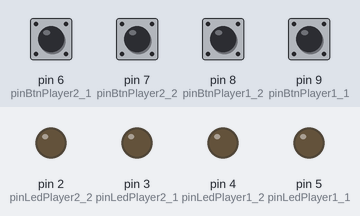
Bench run of a sketch on a simulated Arduino Leonardo, built with avr-gcc and run on an emulated ATmega32U4. On the bench: output pins drawn as LEDs (lit = HIGH). The inputs (shaded band) are chosen by the test bench; at power-on: pin 6 (pinBtnPlayer2_1), pin 7 (pinBtnPlayer2_2), pin 8 (pinBtnPlayer1_2), pin 9 (pinBtnPlayer1_1) HIGH. Random numbers use the default seed unless the sketch sets one; USB keyboard and mouse output is not drawn.

Above: at 1.2 s.
1.3 s: pin 7 (pinBtnPlayer2_2) pulled LOW for 0.15 s
At 4.7 s:
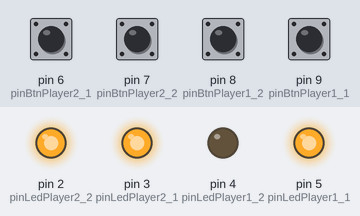
At 6.5 s:
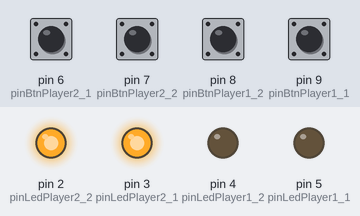
Timing chart, 0 to 25.0 s (numbered marks = the images above; inputs shaded):
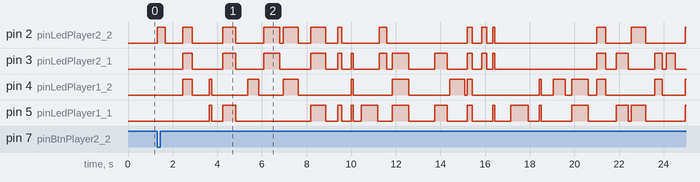

The sketch:

sketch_aug22a_e2ekodeovedddddddddddddd.ino
```cpp
#include <Keyboard.h>

#define DEBOUNCE 500

#define pinLedPlayer1_1 5//לד צהוב
#define pinLedPlayer1_2 4//לד ירוק
#define pinLedPlayer2_1 3//לד כחול
#define pinLedPlayer2_2 2//לד אדום
#define pinBtnPlayer1_1 9//כפתור צהוב
#define pinBtnPlayer1_2 8//כפתור ירוק
#define pinBtnPlayer2_1 6 //כפתור אדום
#define pinBtnPlayer2_2 7 //כפתור כחול

unsigned long LastOnTime;
bool gameStarted = false;
int OnPrd = 1000;
bool isLedOn;

int lastBtnValPlayer1_1;
int lastBtnValPlayer1_2;
int lastBtnValPlayer2_1;
int lastBtnValPlayer2_2;
unsigned long lastBtnPressTimePlayer1_1;
unsigned long lastBtnPressTimePlayer1_2;
unsigned long lastBtnPressTimePlayer2_1;
unsigned long lastBtnPressTimePlayer2_2;


unsigned long startTime = 0;  // משתנה לאחזור הזמן הנוכחי
unsigned long elapsedTime = 0;  // משתנה לאחזור זמן שחלף

int scorePlayer1 = -1;
int scorePlayer2 = 0;

void setup() {
  pinMode(pinLedPlayer1_1, OUTPUT);
  pinMode(pinLedPlayer1_2, OUTPUT);
  pinMode(pinLedPlayer2_1, OUTPUT);
  pinMode(pinLedPlayer2_2, OUTPUT);
  pinMode(pinBtnPlayer1_1, INPUT_PULLUP);
  pinMode(pinBtnPlayer1_2, INPUT_PULLUP);
  pinMode(pinBtnPlayer2_1, INPUT_PULLUP);
  pinMode(pinBtnPlayer2_2, INPUT_PULLUP);

  Serial.begin(9600);
  Keyboard.begin();
  randomSeed(analogRead(A1));
  // LedOff();  // Turn off all LEDs initially
  LastOnTime = millis();

  LedOn();
  //LastOnTime = millis();
  lastBtnValPlayer1_1 = digitalRead(pinBtnPlayer1_1);
  lastBtnPressTimePlayer1_1 = millis();
  lastBtnValPlayer1_2 = digitalRead(pinBtnPlayer1_2);
  lastBtnPressTimePlayer1_2 = millis();
  lastBtnValPlayer2_1 = digitalRead(pinBtnPlayer2_1);
  lastBtnPressTimePlayer2_1 = millis();
  lastBtnValPlayer2_2 = digitalRead(pinBtnPlayer2_2);
  lastBtnPressTimePlayer2_2 = millis();

  //startTime = millis();
}

void loop() {
  int btnValPlayer1_1 = digitalRead(pinBtnPlayer1_1);
  int btnValPlayer1_2 = digitalRead(pinBtnPlayer1_2);
  int btnValPlayer2_1 = digitalRead(pinBtnPlayer2_1);
  int btnValPlayer2_2 = digitalRead(pinBtnPlayer2_2);
 int start ;


  if (!gameStarted) {
    if ( btnValPlayer2_2 == LOW) {
      gameStarted = true;
      startTime = millis();


    }
  }
   elapsedTime = millis() - startTime;
  if (elapsedTime >= 60000 ){
    LedOff();
   // Serial.println("עברה דקה!");
    if( btnValPlayer2_2 == LOW){
      gameStarted = true;
      startTime = millis();
    }
  }
  else{


   if (gameStarted) {

  if ((btnValPlayer1_1 == LOW) && (lastBtnValPlayer1_1 == HIGH) && (millis() - lastBtnPressTimePlayer1_1 > DEBOUNCE)) {
    lastBtnPressTimePlayer1_1 = millis();
    scorePlayer1 += (isLedOn) ? 1 : -1;
       if(isLedOn){
         Keyboard.write('C');
         //Serial.print('C');

      }
      else {
      Keyboard.write('D');
      //Serial.print('D');
      }
    }
  if ((btnValPlayer1_2 == LOW) && (lastBtnValPlayer1_2 == HIGH) && (millis() - lastBtnPressTimePlayer1_2 > DEBOUNCE)) {
    lastBtnPressTimePlayer1_2 = millis();
    scorePlayer1 += (isLedOn) ? 1 : -1;
    if(isLedOn){
     Keyboard.write('C');
     //Serial.print('C');
    }
     else {
      Keyboard.write('D');
      //Serial.print('D');
    }
  }
  if ((btnValPlayer2_1 == LOW) && (lastBtnValPlayer2_1 == HIGH) && (millis() - lastBtnPressTimePlayer2_1 > DEBOUNCE)) {
    lastBtnPressTimePlayer2_1 = millis();
    scorePlayer2 += (isLedOn) ? 1 : -1;
    if(isLedOn){
     Keyboard.write('A');
     //Serial.print('A');
    }
     else {
      Keyboard.write('B');
     //Serial.print('B');
    }
  }
  if ((btnValPlayer2_2 == LOW) && (lastBtnValPlayer2_2 == HIGH) && (millis() - lastBtnPressTimePlayer2_2 > DEBOUNCE)) {
    lastBtnPressTimePlayer2_2 = millis();
    scorePlayer2 += (isLedOn) ? 1 : -1;
    if(isLedOn){
      Keyboard.write('A');
     //Serial.print('A');
    }
     else {
      Keyboard.write('B');
      //Serial.print('B');
    }
  }

  lastBtnValPlayer1_1 = btnValPlayer1_1;
  lastBtnValPlayer1_2 = btnValPlayer1_2;
  lastBtnValPlayer2_1 = btnValPlayer2_1;
  lastBtnValPlayer2_2 = btnValPlayer2_2;

   if (millis() - LastOnTime >= OnPrd) {
    toggleLed();
    OnPrd = chooseNewPrd();
   }
  }
  else {
    LedOff();  // Turn off all LEDs while waiting for the game to start
  }


  // Serial.print("Player 1 Score: ");
  // Serial.println(scorePlayer1);

  // Serial.print("Player 2 Score: ");
  // Serial.println(scorePlayer2);
  }

}

int chooseNewPrd() {
  int num = random(50,800);
  //Serial.println(num);
  return num;
}

void toggleLed() {
  LastOnTime = millis();
  if (isLedOn) {
    LedOff();
  } else {
    LedOn();
  }
}

void LedOn() {

  digitalWrite(pinLedPlayer1_1, random(2) ? HIGH : LOW);
  digitalWrite(pinLedPlayer1_2, random(2) ? HIGH : LOW);
  digitalWrite(pinLedPlayer2_1, random(2) ? HIGH : LOW);
  digitalWrite(pinLedPlayer2_2, random(2) ? HIGH : LOW);
  isLedOn = true;
}

void LedOff() {
  isLedOn = false;
  digitalWrite(pinLedPlayer1_1, LOW);
  digitalWrite(pinLedPlayer1_2, LOW);
  digitalWrite(pinLedPlayer2_1, LOW);
  digitalWrite(pinLedPlayer2_2, LOW);
}
```

Measured:
- after the input at 1.3 s, pin 2 (pinLedPlayer2_2): LOW → HIGH at once, → LOW 0.37 s later, → HIGH 0.79 s later, → LOW 0.42 s later, … (27 changes in this stretch); pin 3 (pinLedPlayer2_1): LOW → HIGH after 1.2 s, → LOW 0.42 s later, → HIGH 1.4 s later, → LOW 0.58 s later, … (32 changes in this stretch)
